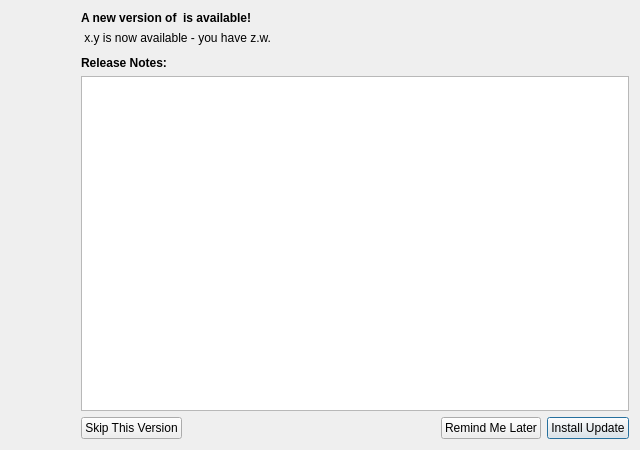
<?xml version="1.0" encoding="UTF-8"?>
<ui version="4.0">
 <class>UpdateManagerNewVersionDialog</class>
 <widget class="QDialog" name="UpdateManagerNewVersionDialog">
  <property name="geometry">
   <rect>
    <x>0</x>
    <y>0</y>
    <width>640</width>
    <height>450</height>
   </rect>
  </property>
  <property name="windowTitle">
   <string>Software Update</string>
  </property>
  <layout class="QHBoxLayout" name="horizontalLayout_2">
   <item>
    <widget class="QFrame" name="iconFrame">
     <layout class="QVBoxLayout" name="verticalLayout">
      <property name="spacing">
       <number>0</number>
      </property>
      <property name="margin">
       <number>0</number>
      </property>
      <item>
       <widget class="QLabel" name="iconLabel">
        <property name="sizePolicy">
         <sizepolicy hsizetype="Fixed" vsizetype="Fixed">
          <horstretch>0</horstretch>
          <verstretch>0</verstretch>
         </sizepolicy>
        </property>
        <property name="minimumSize">
         <size>
          <width>64</width>
          <height>64</height>
         </size>
        </property>
        <property name="maximumSize">
         <size>
          <width>64</width>
          <height>64</height>
         </size>
        </property>
        <property name="text">
         <string/>
        </property>
        <property name="scaledContents">
         <bool>true</bool>
        </property>
       </widget>
      </item>
      <item>
       <spacer name="verticalSpacer">
        <property name="orientation">
         <enum>Qt::Vertical</enum>
        </property>
        <property name="sizeHint" stdset="0">
         <size>
          <width>20</width>
          <height>40</height>
         </size>
        </property>
       </spacer>
      </item>
     </layout>
    </widget>
   </item>
   <item>
    <layout class="QVBoxLayout" name="verticalLayout_2" stretch="0,0,0,0,1,0">
     <item>
      <widget class="QLabel" name="titleLabel">
       <property name="font">
        <font>
         <weight>75</weight>
         <bold>true</bold>
        </font>
       </property>
       <property name="text">
        <string>A new version of &lt;application_name&gt; is available!</string>
       </property>
      </widget>
     </item>
     <item>
      <widget class="QLabel" name="descriptionLabel">
       <property name="text">
        <string>&lt;application_name&gt; x.y is now available - you have z.w.</string>
       </property>
      </widget>
     </item>
     <item>
      <spacer name="verticalSpacer_2">
       <property name="orientation">
        <enum>Qt::Vertical</enum>
       </property>
       <property name="sizeType">
        <enum>QSizePolicy::Fixed</enum>
       </property>
       <property name="sizeHint" stdset="0">
        <size>
         <width>20</width>
         <height>5</height>
        </size>
       </property>
      </spacer>
     </item>
     <item>
      <widget class="QLabel" name="noteLabel">
       <property name="font">
        <font>
         <weight>75</weight>
         <bold>true</bold>
        </font>
       </property>
       <property name="text">
        <string>Release Notes:</string>
       </property>
      </widget>
     </item>
     <item>
      <widget class="QTextBrowser" name="textBrowser"/>
     </item>
     <item>
      <layout class="QHBoxLayout" name="horizontalLayout">
       <item>
        <widget class="QPushButton" name="skipButton">
         <property name="text">
          <string>Skip This Version</string>
         </property>
        </widget>
       </item>
       <item>
        <spacer name="horizontalSpacer">
         <property name="orientation">
          <enum>Qt::Horizontal</enum>
         </property>
         <property name="sizeHint" stdset="0">
          <size>
           <width>40</width>
           <height>20</height>
          </size>
         </property>
        </spacer>
       </item>
       <item>
        <widget class="QPushButton" name="remindButton">
         <property name="text">
          <string>Remind Me Later</string>
         </property>
        </widget>
       </item>
       <item>
        <widget class="QPushButton" name="installButton">
         <property name="text">
          <string>Install Update</string>
         </property>
         <property name="default">
          <bool>true</bool>
         </property>
        </widget>
       </item>
      </layout>
     </item>
    </layout>
   </item>
  </layout>
 </widget>
 <resources/>
 <connections/>
</ui>
